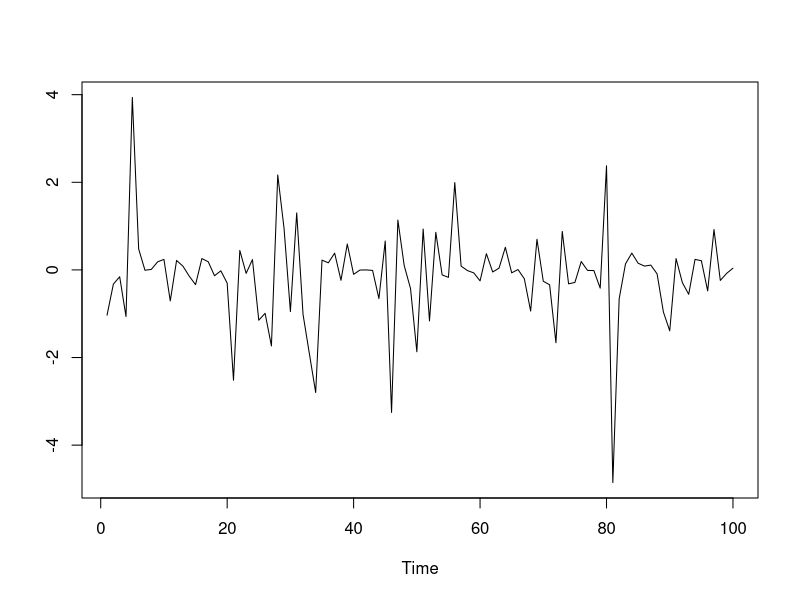
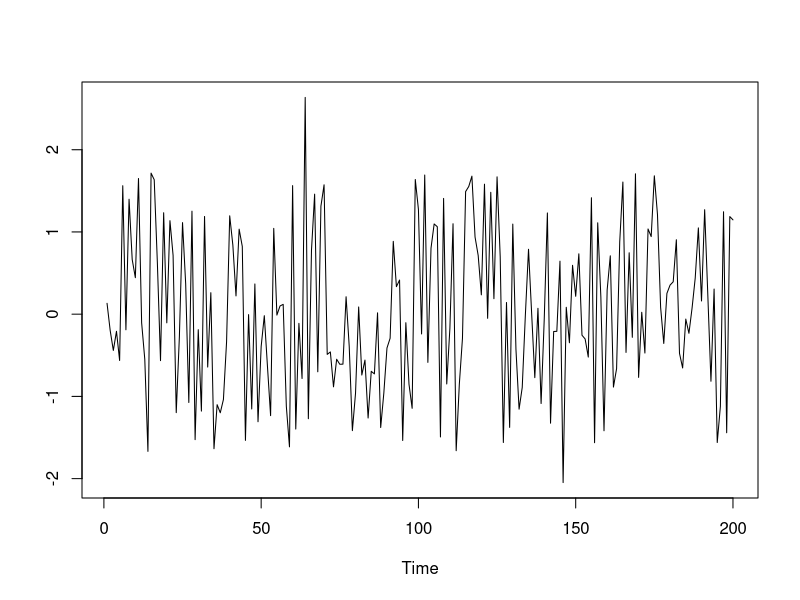
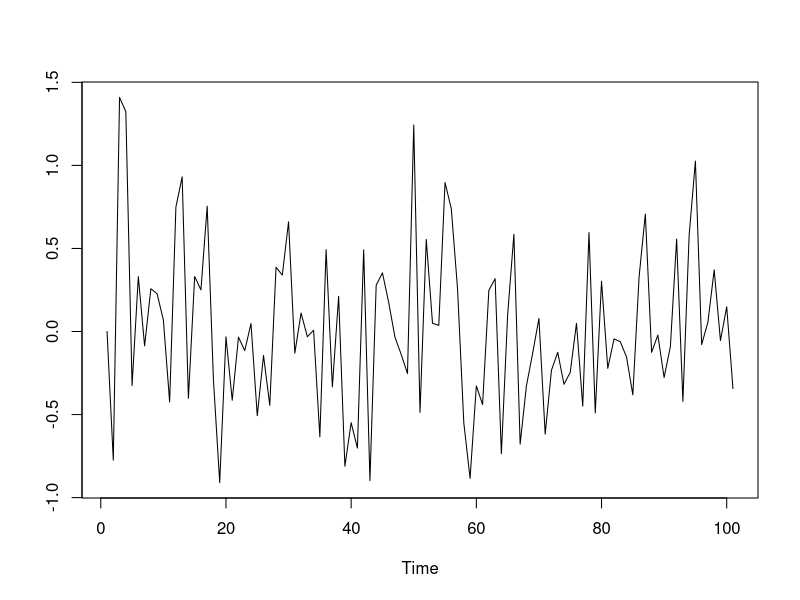

Generate these figures, in order, with R:
## ---- chunk 1
knitr::opts_knit$set(root.dir = 'C:/Users/neide/OneDrive/Documents/GitHub/BEwebinar/Data')
## ---- chunk 2
n <- 101
z <- rnorm(n)
x <- z[-n]*z[-1]
plot(ts(x),xlab="Time",ylab="")
#acf(x)
## ---- chunk 3
n <- 100
z <- rnorm(n)
y <- runif(n,-3^(1/2),3^(1/2))
x <- matrix(t(cbind(y,z)),ncol=1)
plot(ts(x),xlab="Time",ylab="")
#acf(x)
## ---- chunk 4
n <- 101
z <- rnorm(n)
alpha <- .2
beta <- .3
x <- 0
for(t in 2:n) { x <- c(x,z[t]*sqrt(alpha + beta*x[t-1]^2)) }
plot(ts(x),xlab="Time",ylab="")
#acf(x)
